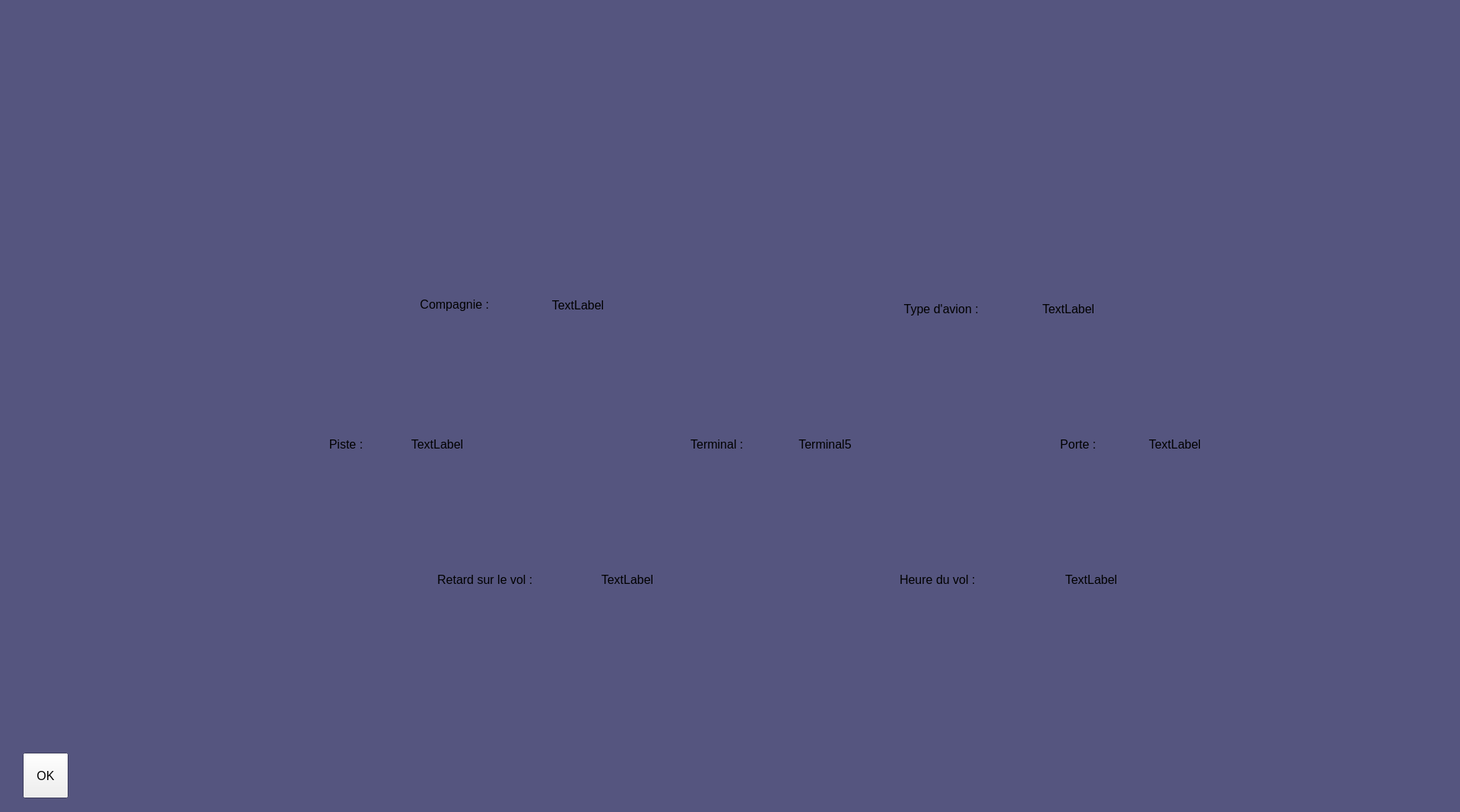
<?xml version="1.0" encoding="UTF-8"?>
<ui version="4.0">
 <class>Form</class>
 <widget class="QWidget" name="Form">
  <property name="geometry">
   <rect>
    <x>0</x>
    <y>0</y>
    <width>1920</width>
    <height>1068</height>
   </rect>
  </property>
  <property name="palette">
   <palette>
    <active>
     <colorrole role="Base">
      <brush brushstyle="SolidPattern">
       <color alpha="255">
        <red>255</red>
        <green>255</green>
        <blue>255</blue>
       </color>
      </brush>
     </colorrole>
     <colorrole role="Window">
      <brush brushstyle="SolidPattern">
       <color alpha="255">
        <red>85</red>
        <green>85</green>
        <blue>127</blue>
       </color>
      </brush>
     </colorrole>
    </active>
    <inactive>
     <colorrole role="Base">
      <brush brushstyle="SolidPattern">
       <color alpha="255">
        <red>255</red>
        <green>255</green>
        <blue>255</blue>
       </color>
      </brush>
     </colorrole>
     <colorrole role="Window">
      <brush brushstyle="SolidPattern">
       <color alpha="255">
        <red>85</red>
        <green>85</green>
        <blue>127</blue>
       </color>
      </brush>
     </colorrole>
    </inactive>
    <disabled>
     <colorrole role="Base">
      <brush brushstyle="SolidPattern">
       <color alpha="255">
        <red>85</red>
        <green>85</green>
        <blue>127</blue>
       </color>
      </brush>
     </colorrole>
     <colorrole role="Window">
      <brush brushstyle="SolidPattern">
       <color alpha="255">
        <red>85</red>
        <green>85</green>
        <blue>127</blue>
       </color>
      </brush>
     </colorrole>
    </disabled>
   </palette>
  </property>
  <property name="font">
   <font>
    <pointsize>12</pointsize>
   </font>
  </property>
  <property name="windowTitle">
   <string>Form</string>
  </property>
  <widget class="QPushButton" name="OK5">
   <property name="geometry">
    <rect>
     <x>30</x>
     <y>990</y>
     <width>60</width>
     <height>60</height>
    </rect>
   </property>
   <property name="text">
    <string>OK</string>
   </property>
  </widget>
  <widget class="QLabel" name="Titre5">
   <property name="geometry">
    <rect>
     <x>-20</x>
     <y>20</y>
     <width>1911</width>
     <height>141</height>
    </rect>
   </property>
   <property name="font">
    <font>
     <pointsize>20</pointsize>
    </font>
   </property>
   <property name="text">
    <string/>
   </property>
   <property name="alignment">
    <set>Qt::AlignCenter</set>
   </property>
  </widget>
  <widget class="QLabel" name="Titre_Piste5">
   <property name="geometry">
    <rect>
     <x>390</x>
     <y>534</y>
     <width>130</width>
     <height>100</height>
    </rect>
   </property>
   <property name="text">
    <string>Piste :</string>
   </property>
   <property name="alignment">
    <set>Qt::AlignCenter</set>
   </property>
  </widget>
  <widget class="QLabel" name="Titre_Terminal5">
   <property name="geometry">
    <rect>
     <x>870</x>
     <y>534</y>
     <width>150</width>
     <height>100</height>
    </rect>
   </property>
   <property name="text">
    <string>Terminal : </string>
   </property>
   <property name="alignment">
    <set>Qt::AlignCenter</set>
   </property>
  </widget>
  <widget class="QLabel" name="Titre_Porte5">
   <property name="geometry">
    <rect>
     <x>1350</x>
     <y>534</y>
     <width>140</width>
     <height>100</height>
    </rect>
   </property>
   <property name="text">
    <string>Porte : </string>
   </property>
   <property name="alignment">
    <set>Qt::AlignCenter</set>
   </property>
  </widget>
  <widget class="QLabel" name="Titre_Heure5">
   <property name="geometry">
    <rect>
     <x>1150</x>
     <y>712</y>
     <width>170</width>
     <height>100</height>
    </rect>
   </property>
   <property name="text">
    <string>Heure du vol : </string>
   </property>
   <property name="alignment">
    <set>Qt::AlignCenter</set>
   </property>
   <property name="wordWrap">
    <bool>false</bool>
   </property>
  </widget>
  <widget class="QLabel" name="Titre_Retard5">
   <property name="geometry">
    <rect>
     <x>530</x>
     <y>712</y>
     <width>220</width>
     <height>100</height>
    </rect>
   </property>
   <property name="text">
    <string>Retard sur le vol : </string>
   </property>
   <property name="alignment">
    <set>Qt::AlignCenter</set>
   </property>
   <property name="wordWrap">
    <bool>false</bool>
   </property>
  </widget>
  <widget class="QLabel" name="Titre_Compagnie5">
   <property name="geometry">
    <rect>
     <x>520</x>
     <y>350</y>
     <width>160</width>
     <height>100</height>
    </rect>
   </property>
   <property name="text">
    <string>Compagnie : </string>
   </property>
   <property name="alignment">
    <set>Qt::AlignCenter</set>
   </property>
  </widget>
  <widget class="QLabel" name="Titre_Avion5">
   <property name="geometry">
    <rect>
     <x>1160</x>
     <y>356</y>
     <width>160</width>
     <height>100</height>
    </rect>
   </property>
   <property name="text">
    <string>Type d'avion : </string>
   </property>
   <property name="alignment">
    <set>Qt::AlignCenter</set>
   </property>
   <property name="wordWrap">
    <bool>false</bool>
   </property>
  </widget>
  <widget class="QLabel" name="Compagnie5">
   <property name="geometry">
    <rect>
     <x>690</x>
     <y>356</y>
     <width>140</width>
     <height>90</height>
    </rect>
   </property>
   <property name="text">
    <string>TextLabel</string>
   </property>
   <property name="alignment">
    <set>Qt::AlignCenter</set>
   </property>
  </widget>
  <widget class="QLabel" name="Avion5">
   <property name="geometry">
    <rect>
     <x>1330</x>
     <y>356</y>
     <width>150</width>
     <height>100</height>
    </rect>
   </property>
   <property name="text">
    <string>TextLabel</string>
   </property>
   <property name="alignment">
    <set>Qt::AlignCenter</set>
   </property>
  </widget>
  <widget class="QLabel" name="Piste5">
   <property name="geometry">
    <rect>
     <x>500</x>
     <y>534</y>
     <width>150</width>
     <height>100</height>
    </rect>
   </property>
   <property name="text">
    <string>TextLabel</string>
   </property>
   <property name="alignment">
    <set>Qt::AlignCenter</set>
   </property>
  </widget>
  <widget class="QLabel" name="Terminal5">
   <property name="geometry">
    <rect>
     <x>1010</x>
     <y>534</y>
     <width>150</width>
     <height>100</height>
    </rect>
   </property>
   <property name="text">
    <string>Terminal5</string>
   </property>
   <property name="alignment">
    <set>Qt::AlignCenter</set>
   </property>
  </widget>
  <widget class="QLabel" name="Porte5">
   <property name="geometry">
    <rect>
     <x>1470</x>
     <y>534</y>
     <width>150</width>
     <height>100</height>
    </rect>
   </property>
   <property name="text">
    <string>TextLabel</string>
   </property>
   <property name="alignment">
    <set>Qt::AlignCenter</set>
   </property>
  </widget>
  <widget class="QLabel" name="Retard5">
   <property name="geometry">
    <rect>
     <x>750</x>
     <y>712</y>
     <width>150</width>
     <height>100</height>
    </rect>
   </property>
   <property name="text">
    <string>TextLabel</string>
   </property>
   <property name="alignment">
    <set>Qt::AlignCenter</set>
   </property>
  </widget>
  <widget class="QLabel" name="Heure5">
   <property name="geometry">
    <rect>
     <x>1360</x>
     <y>712</y>
     <width>150</width>
     <height>100</height>
    </rect>
   </property>
   <property name="text">
    <string>TextLabel</string>
   </property>
   <property name="alignment">
    <set>Qt::AlignCenter</set>
   </property>
  </widget>
  <zorder>Titre5</zorder>
  <zorder>OK5</zorder>
  <zorder>Titre_Piste5</zorder>
  <zorder>Titre_Terminal5</zorder>
  <zorder>Titre_Porte5</zorder>
  <zorder>Titre_Heure5</zorder>
  <zorder>Titre_Retard5</zorder>
  <zorder>Titre_Compagnie5</zorder>
  <zorder>Titre_Avion5</zorder>
  <zorder>Compagnie5</zorder>
  <zorder>Avion5</zorder>
  <zorder>Piste5</zorder>
  <zorder>Terminal5</zorder>
  <zorder>Porte5</zorder>
  <zorder>Retard5</zorder>
  <zorder>Heure5</zorder>
 </widget>
 <resources/>
 <connections/>
</ui>
